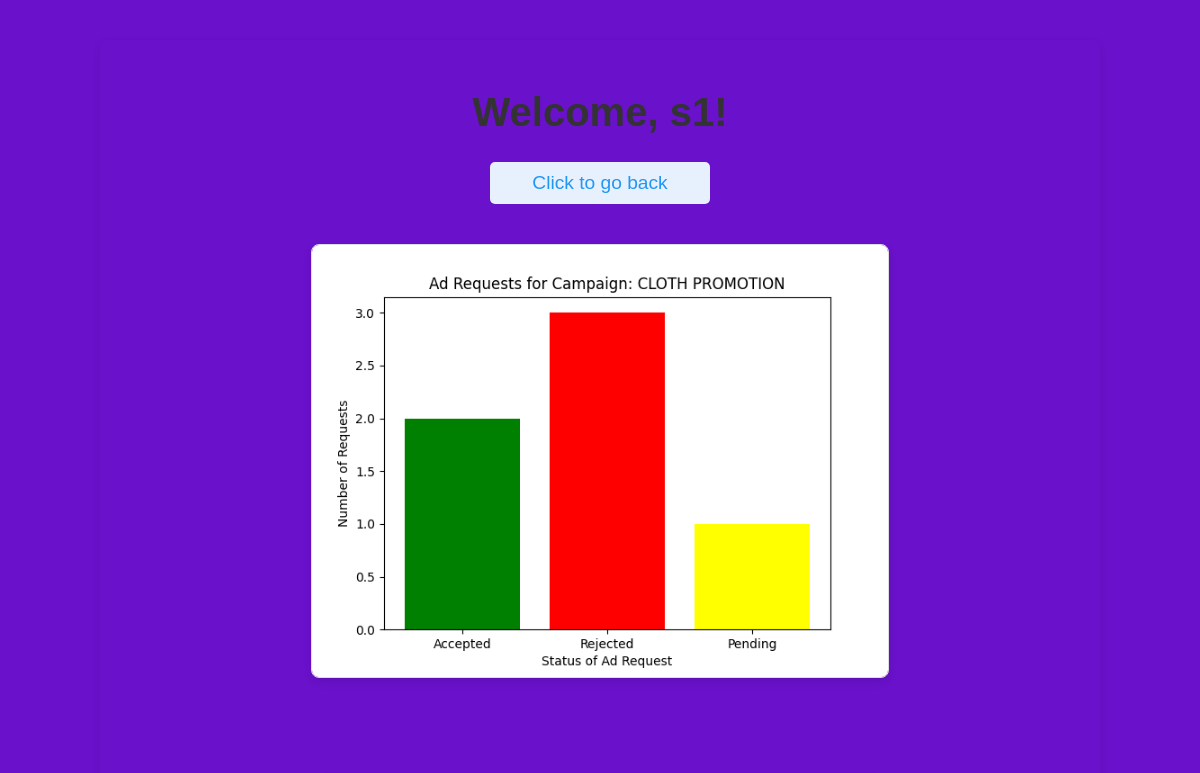
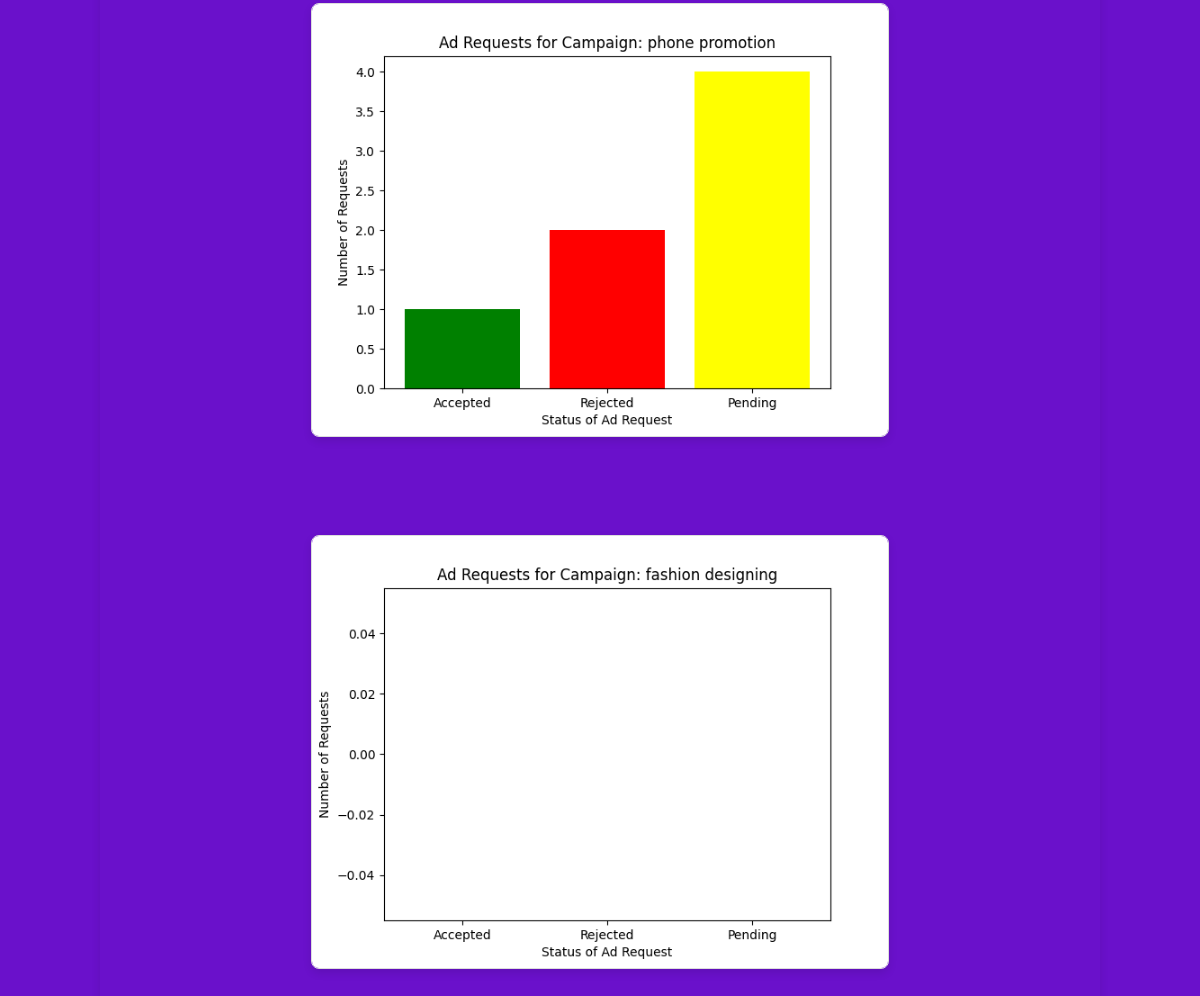
/sponsor_summary (signed in), run on the app's committed database (2 pictures, top to bottom).
### app.py (models this page shows)
class Campaign(db.Model):
    id = db.Column(db.Integer, primary_key=True)
    name = db.Column(db.String(150), nullable=False)
    description = db.Column(db.Text, nullable=False)
    start_date = db.Column(db.Date, nullable=False)
    end_date = db.Column(db.Date, nullable=False)
    budget = db.Column(db.Float, nullable=False)
    visibility = db.Column(db.String(50), nullable=False)  # public or private
    goals = db.Column(db.String(150), nullable=False)
    sponsor_id = db.Column(db.Integer, db.ForeignKey('user.id'), nullable=False)
    sponsor = db.relationship('User', foreign_keys=[sponsor_id])
    selected_influencers = db.Column(db.String, default="")  # Comma separated list of influencer IDs

### app.py (the view)
@app.route('/sponsor_summary')
@login_required
def sponsor_summary():
    if current_user.role != 'sponsor':
        return redirect(url_for('index'))  # Redirect to home if the user is not a sponsor
    campaigns = Campaign.query.filter_by(sponsor_id=current_user.id).all()
    return render_template('sponsor_summary.html',campaigns=campaigns)

### app.py (called while the page is built)
@login_manager.user_loader
def load_user(user_id):
    return User.query.get(int(user_id))

### templates/sponsor_summary.html (shortened to what this page needs)
<!DOCTYPE html>
<html lang="en">
<head>
</head>
<body>
    <div class="container">
        <h1>Welcome, {{ current_user.username }}!</h1>
        <a href="{{ url_for('sponsor_dashboard') }}">Click to go back</a>
    {% for campaign in campaigns %}
    <div>
        <img src="{{ url_for('view_campaign_graph',campaign_id=campaign.id) }}" alt="please reload again Campaign status graph"/>
        <br>
    </div>
{% endfor %}
</div>
</body>
</html>

### templates/sponsor_summary.html (style rules this page uses)
body { font-family: 'Arial', sans-serif; background-color:#6a11cb; color: #333; margin: 0; padding: 0; }
h1, h2, h3 { color: #333; text-align: center; }
h1 { margin-top: 30px; font-size: 2.5rem; font-weight: 700; }
a { display: block; text-align: center; font-size: 1.2rem; color: #2196F3; text-decoration: none; margin-bottom: 30px; padding: 10px; border-radius: 5px; background-color: #e7f1fe; width: 200px; margin-left: auto; margin-right: auto; }
img { display: block; margin: 40px auto; border: 1px solid #ddd; box-shadow: 0 4px 8px rgba(0, 0, 0, 0.1); border-radius: 8px; width: 60%; max-width: 600px; height: 30%; }
.container { width: 80%; margin: 0 auto; padding: 20px; background-color: #6a11cb; border-radius: 8px; box-shadow: 0 4px 10px rgba(0, 0, 0, 0.1); margin-top: 40px; }

### data on the page
Campaign: shows a picture
Campaign: shows a picture
Campaign: shows a picture
